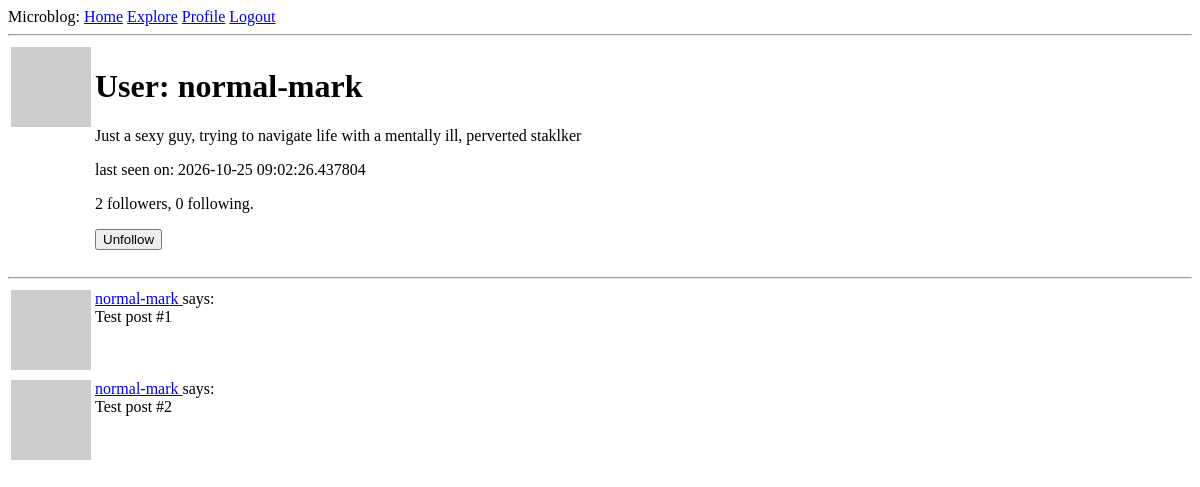
/user/normal-mark (signed in), run on an earlier commit of the app's database.
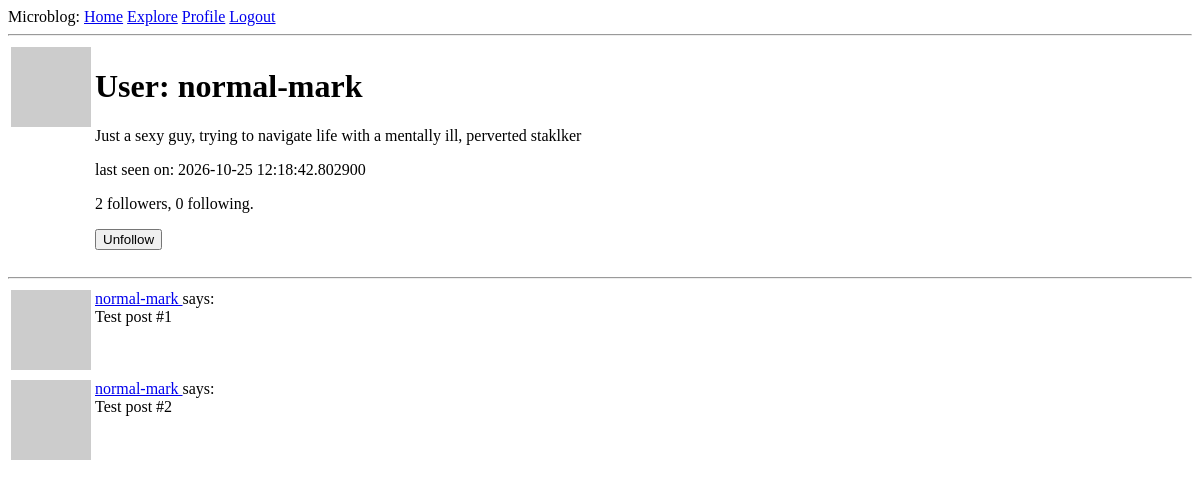
And on a later commit of the database.
### app/models.py (models this page shows, shortened)
class User(UserMixin, db.Model):
    id: so.Mapped[int] = so.mapped_column(primary_key=True)
    username: so.Mapped[str] = so.mapped_column(sa.String(64), index=True, unique=True)
    email: so.Mapped[str] = so.mapped_column(sa.String(120), index=True, unique=True)
    password_hash: so.Mapped[Optional[str]] = so.mapped_column(sa.String(256))
    posts: so.WriteOnlyMapped['Post'] = so.relationship(back_populates='author')
    about_me: so.Mapped[Optional[str]] = so.mapped_column(sa.String(140))
    last_seen: so.Mapped[Optional[datetime]] = so.mapped_column(default=lambda: datetime.now(timezone.utc))
    following: so.WriteOnlyMapped['User'] = so.relationship(
            secondary=followers, primaryjoin=(followers.c.follower_id == id),
            secondaryjoin=(followers.c.followed_id == id),
            back_populates='followers')
    followers: so.WriteOnlyMapped['User'] = so.relationship(
            secondary=followers, primaryjoin=(followers.c.followed_id == id),
            secondaryjoin = (followers.c.follower_id == id),
            back_populates='following')
    def avatar(self, size):
        digest = md5(self.email.lower().encode('utf-8')).hexdigest()
        return f'https://www.gravatar.com/avatar/{digest}?d=identicon&s={size}'
    def is_following(self, user):
        query = self.following.select().where(User.id == user.id)
        return db.session.scalar(query) is not None
    def followers_count(self):
        query = sa.select(sa.func.count()).select_from(
                self.followers.select().subquery())
        return db.session.scalar(query)
    def following_count(self):
        query = sa.select(sa.func.count()).select_from(
            self.following.select().subquery())
        return db.session.scalar(query)

### app/routes.py (the view)
@app.route('/user/<username>')
@login_required
def user(username):
    user = db.first_or_404(sa.select(User).where(User.username == username))
    posts = [
            {'author': user, 'body': 'Test post #1'},
            {'author': user, 'body': 'Test post #2'}
            ]
    form=EmptyForm()
    return render_template('user.html', user=user, posts=posts, form=form)

### app/forms.py
class EmptyForm(FlaskForm):
    submit = SubmitField('Submit')

### app/models.py (called while the page is built)
@login.user_loader
def load_user(id):
    return db.session.get(User, int(id))

### app/routes.py (called while the page is built)
@app.before_request
def before_request():
    if current_user.is_authenticated:
        current_user.last_seen = datetime.now(timezone.utc)
        db.session.commit()

### app/templates/user.html (shortened to what this page needs)
{% extends "base.html" %}
{% block content %}
    <table>
        <tr valign="top">
            <td><img src="{{ user.avatar(128) }}"></td>
            <td>
                <h1>User: {{ user.username }}</h1>
                {% if user.about_me %}<p>{{ user.about_me }}</p>{% endif %}
                {% if user.last_seen %}<p>last seen on: {{ user.last_seen }}</p>{% endif %}
                <p>{{ user.followers_count() }} followers, {{ user.following_count() }} following.</p>
                {% if user == current_user %}
                <p><a href="{{ url_for('edit_profile') }}">Edit your profile</a></p>
        {% else %}
        <p>
            <form action="{{ url_for('unfollow', username=user.username) }}" method="post">
                {{ form.submit(value='Unfollow') }}
            </form>
        </p>
                {% endif %}
            </td>
        </tr>
    </table>
    <hr>
    {% for post in posts %}
        {% include '_post.html' %}
    {% endfor %}
{% endblock %}

### app/templates/_post.html
<table>
    <tr valign="top">
        <td><img src="{{ post.author.avatar(36) }}"</td>
        <td>
            <a href="{{ url_for('user', username=post.author.username) }}">
                {{ post.author.username }}
            </a>
                says: <br>{{ post.body }}
        </td>
    </tr>
</table>

What changed in the data, as far as the page shows it:
changed User "normal-mark": last_seen "2026-10-25 09:02:26.437804" → "2026-10-25 12:18:42.802900"
